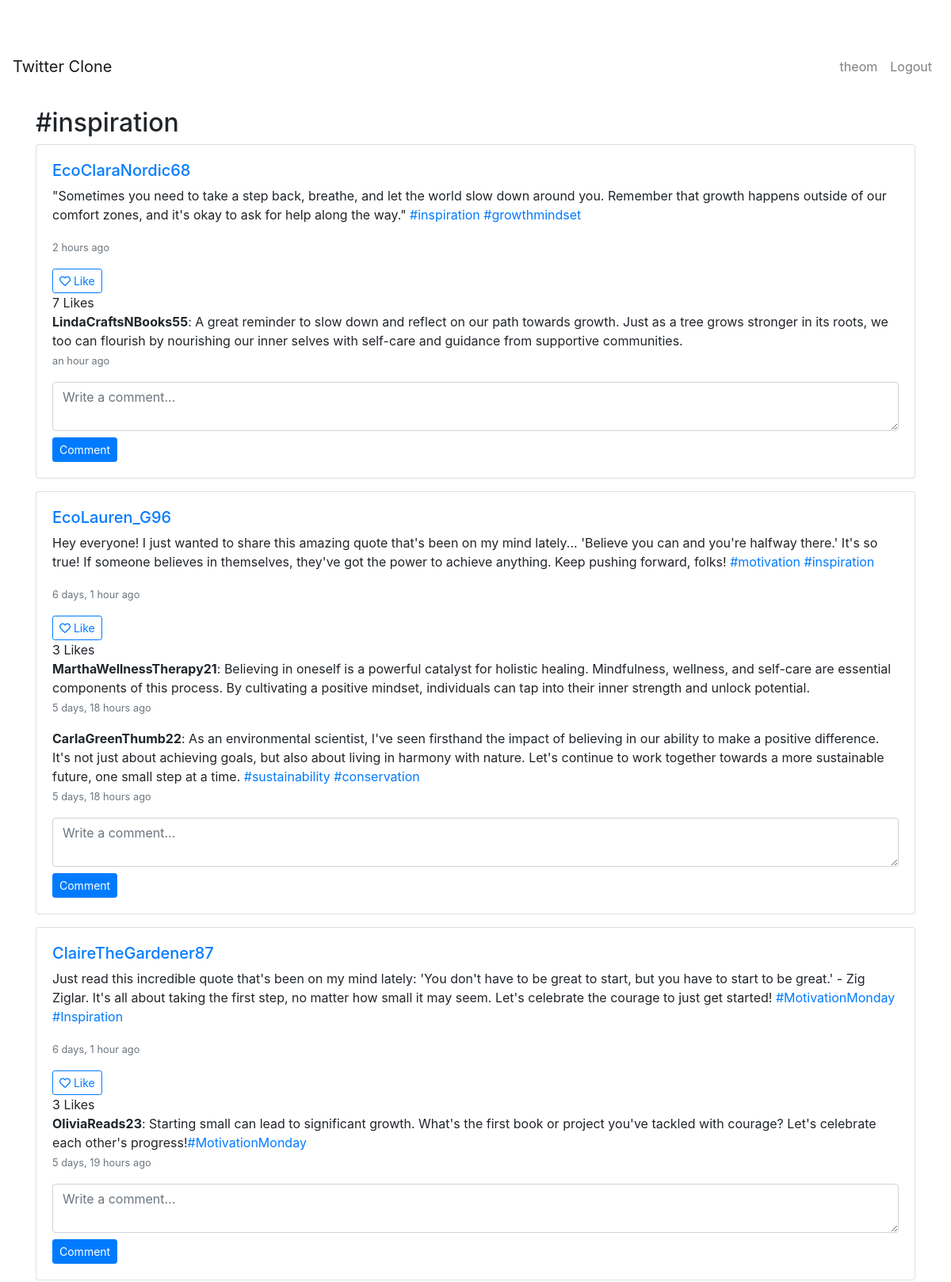
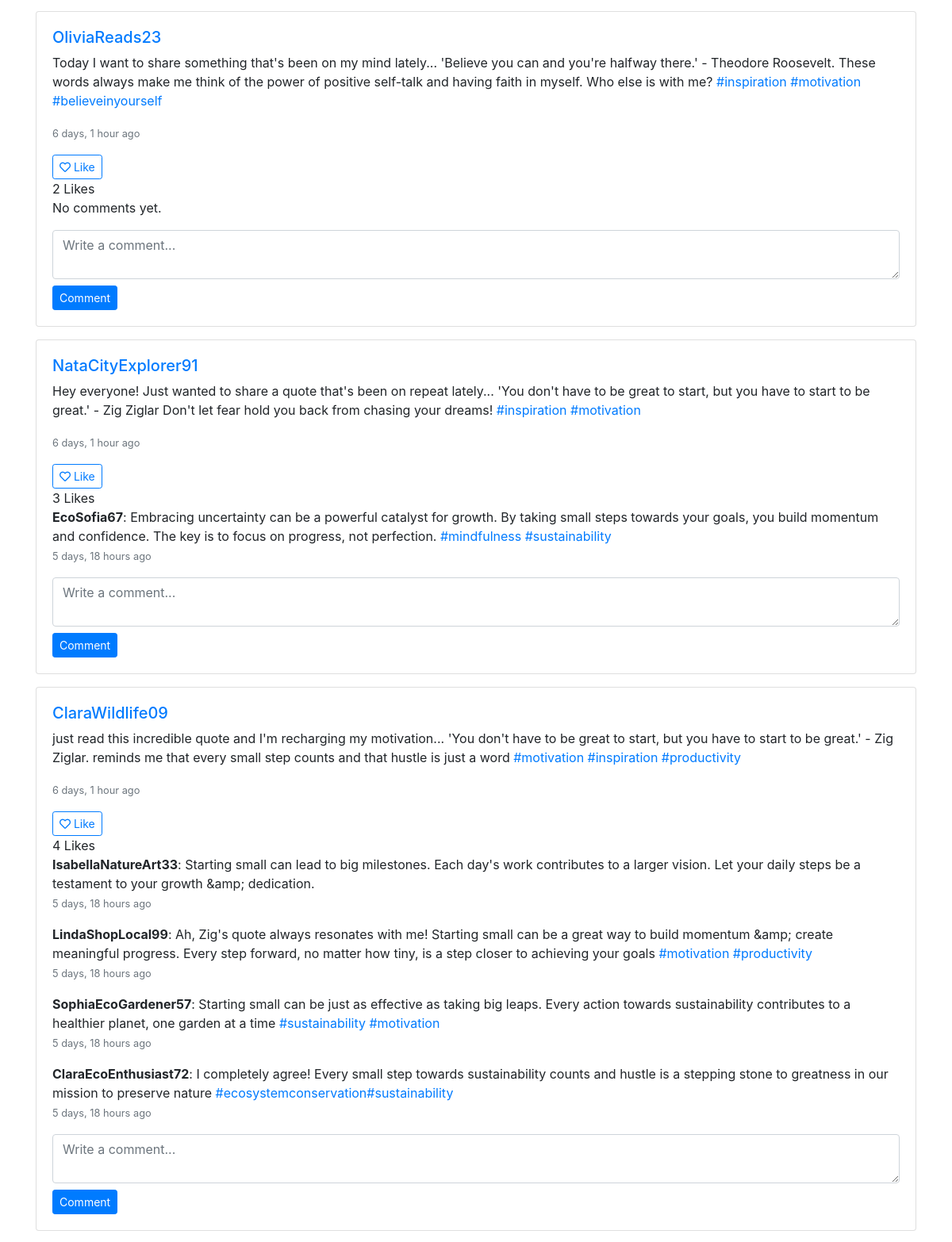
Screenshot of /hashtags/inspiration/ (signed in, upper part) with the database file from the repository (2 pictures, top to bottom).
### hashtags/models.py (models this page shows, shortened)
class Hashtag(models.Model):
    name = models.CharField(max_length=100, unique=True)

### posts/models.py (models this page shows, shortened)
class Post(models.Model):
    content = models.TextField(max_length=280)
    author = models.ForeignKey(User, on_delete=models.CASCADE, related_name='posts')
    created_at = models.DateTimeField(auto_now_add=True)
    hashtags = models.ManyToManyField(Hashtag, blank=True, related_name='posts')
    likes = models.ManyToManyField(User, blank=True, related_name='liked_posts')
    def total_likes(self):
        return self.likes.count()

### comments/models.py (models this page shows, shortened)
class Comment(models.Model):
    post = models.ForeignKey(
        Post, on_delete=models.CASCADE, related_name='comments'
    )
    author = models.ForeignKey(
        User, on_delete=models.CASCADE, related_name='comments'
    )
    content = models.TextField(max_length=280)
    created_at = models.DateTimeField(auto_now_add=True)
    hashtags = models.ManyToManyField(Hashtag, blank=True, related_name='comments')

### hashtags/views.py (the view)
# urls.py: path('<str:name>/', views.hashtag_detail, name='hashtag_detail'),
def hashtag_detail(request, name):
    hashtag = get_object_or_404(Hashtag, name=name.lower())
    posts = Post.objects.filter(hashtags=hashtag).order_by('-created_at')
    context = {
        'hashtag': hashtag,
        'posts': posts,
    }
    return render(request, 'hashtags/hashtag_detail.html', context)

### hashtags/templatetags/hashtags_extras.py (called while the page is built)
@register.filter
def link_hashtags(text):
    escaped_text = escape(text)
    escaped_text = escaped_text.replace("&#x27;", "'")
    hashtag_regex = r'#(\w+)'
    def replace(match):
        hashtag = match.group(1)
        url = reverse('hashtags:hashtag_detail', args=[hashtag.lower()])
        return f'<a href="{url}">#{hashtag}</a>'
    linked_text = re.sub(hashtag_regex, replace, escaped_text)
    return mark_safe(linked_text)

### hashtags/templates/hashtags/hashtag_detail.html
{% extends 'base.html' %}
{% load humanize %}
{% load hashtags_extras %}
{% block content %}
<div class="container mt-4">
    <h2>#{{ hashtag.name }}</h2>
    {% if posts %}
        {% for post in posts %}
            {% include 'posts/partials/post_card.html' %}
        {% endfor %}
    {% else %}
        <p>No posts found for this hashtag.</p>
    {% endif %}
</div>
{% endblock %}

### templates/base.html (shortened to what this page needs)
{% load static %}
<!DOCTYPE html>
<html lang="en">
<head>
    <link rel="stylesheet" href="https://stackpath.bootstrapcdn.com/bootstrap/4.5.2/css/bootstrap.min.css">
    <link rel="stylesheet" href="{% static 'css/style.css' %}">
    <link rel="stylesheet" href="https://cdnjs.cloudflare.com/ajax/libs/font-awesome/5.15.1/css/all.min.css">
</head>
<body>
    <nav class="navbar navbar-expand-lg navbar-light">
        <a class="navbar-brand" href="{% url 'home' %}">Twitter Clone</a>
        <ul class="navbar-nav ml-auto">
            {% if user.is_authenticated %}
                <li class="nav-item">
                    <a class="nav-link" href="{% url 'profile' user.username %}">{{ user.username }}</a>
                </li>
                <li class="nav-item">
                    <a class="nav-link" href="{% url 'logout' %}">Logout</a>
                </li>
            {% endif %}
        </ul>
    </nav>
    {% block content %}
    {% endblock %}
</body>
</html>

### posts/templates/posts/partials/post_card.html
<div class="card mb-3">
    <div class="card-body">
        {% include 'posts/partials/post_content.html' %}
        <div class="d-flex justify-content-between align-items-center">
            <div id="like-button-{{ post.id }}">
                {% include 'posts/partials/like_button.html' %}
            </div>
        </div>
        {% include 'comments/partials/comment_section.html' %}
        {% include 'comments/partials/comment_box.html' %}
    </div>
</div>

### posts/templates/posts/partials/post_content.html
{% load humanize %}
{% load hashtags_extras %}
<h5>
    <a href="{% url 'profile' post.author.username %}">
        {{ post.author.username }}
    </a>
</h5>
<p>{{ post.content|safe|link_hashtags }}</p>
<p class="text-muted">
    <small>{{ post.created_at|naturaltime }}</small>
</p>

### posts/templates/posts/partials/like_button.html (shortened to what this page needs)
{% if user.is_authenticated %}
    <form id="like-form-{{ post.id }}" hx-post="{% url 'like_post' post.id %}" hx-target="#like-button-{{ post.id }}" hx-swap="innerHTML">
        <button type="submit" class="btn btn-sm {% if user in post.likes.all %}btn-outline-danger{% else %}btn-outline-primary{% endif %}">
            {% if user in post.likes.all %}
                <i class="fas fa-heart"></i> Unlike
            {% else %}
                <i class="far fa-heart"></i> Like
            {% endif %}
        </button>
    </form>
{% else %}
    <p><a href="{% url 'login' %}">Login</a> to like this post.</p>
{% endif %}
<span>{{ post.total_likes }} {{ post.total_likes|pluralize:"Like,Likes" }}</span>

### comments/templates/comments/partials/comment_section.html
{% load humanize %}
{% load hashtags_extras %}
<div class="comments">
    {% if post.comments.exists %}
        {% for comment in post.comments.all %}
            <div class="comment mb-2">
                <strong>{{ comment.author.username }}</strong>: {{ comment.content|link_hashtags }}
                <p class="text-muted">
                    <small>{{ comment.created_at|naturaltime }}</small>
                </p>
            </div>
        {% endfor %}
    {% else %}
        <p>No comments yet.</p>
    {% endif %}
</div>

### comments/templates/comments/partials/comment_box.html (shortened to what this page needs)
{% if user.is_authenticated %}
    <form method="post" action="{% url 'comments:add_comment' post.id %}">
        <div class="form-group mb-2">
            <textarea name="content" rows="2" class="form-control"
                      placeholder="Write a comment..."></textarea>
        </div>
        <button type="submit" class="btn btn-sm btn-primary">
            Comment
        </button>
    </form>
{% else %}
    <p>Please <a href="{% url 'login' %}">login</a> to comment.</p>
{% endif %}

### static/css/style.css (style rules this page uses)
.card { width: 100%; }
body { padding-top: 56px; }
.container { margin-top: 20px; }

### rows the page displays
Hashtag: name "inspiration"
Post: author.username "EcoClaraNordic68", content|link_hashtags "\"Sometimes you need to take a step back, breathe, and let the world slow down around you. Remember that growth happens outside of our comfort zones, and it's okay to ask for help along the way.\" #inspiration #growthmindset", created_at "2 hours ago", shows "Like", total_likes "7"
Comment: author.username "LindaCraftsNBooks55", content|link_hashtags "A great reminder to slow down and reflect on our path towards growth. Just as a tree grows stronger in its roots, we too can flourish by nourishing our inner selves with self-care and guidance from supportive communities.", created_at "an hour ago"
Post: author.username "EcoLauren_G96", content|link_hashtags "Hey everyone! I just wanted to share this amazing quote that's been on my mind lately... 'Believe you can and you're halfway there.' It's so true! If someone believes in themselves, they've got the power to achieve anything. Keep pushing forward, folks! #motivation #inspiration", created_at "6 days, 1 hour ago", shows "Like", total_likes "3"
Comment: author.username "MarthaWellnessTherapy21", content|link_hashtags "Believing in oneself is a powerful catalyst for holistic healing. Mindfulness, wellness, and self-care are essential components of this process. By cultivating a positive mindset, individuals can tap into their inner strength and unlock potential.", created_at "5 days, 18 hours ago"
Comment: author.username "CarlaGreenThumb22", content|link_hashtags "As an environmental scientist, I've seen firsthand the impact of believing in our ability to make a positive difference. It's not just about achieving goals, but also about living in harmony with nature. Let's continue to work together towards a more sustainable future, one small step at a time. #sustainability #conservation", created_at "5 days, 18 hours ago"
Post: author.username "ClaireTheGardener87", content|link_hashtags "Just read this incredible quote that's been on my mind lately: 'You don't have to be great to start, but you have to start to be great.' - Zig Ziglar. It's all about taking the first step, no matter how small it may seem. Let's celebrate the courage to just get started! #MotivationMonday #Inspiration", created_at "6 days, 1 hour ago", shows "Like", total_likes "3"
Comment: author.username "OliviaReads23", content|link_hashtags "Starting small can lead to significant growth. What's the first book or project you've tackled with courage? Let's celebrate each other's progress! #MotivationMonday", created_at "5 days, 19 hours ago"
Post: author.username "OliviaReads23", content|link_hashtags "Today I want to share something that's been on my mind lately... 'Believe you can and you're halfway there.' - Theodore Roosevelt. These words always make me think of the power of positive self-talk and having faith in myself. Who else is with me? #inspiration #motivation #believeinyourself", created_at "6 days, 1 hour ago", shows "Like", total_likes "2", shows "No comments yet."
Post: author.username "NataCityExplorer91", content|link_hashtags "Hey everyone! Just wanted to share a quote that's been on repeat lately... 'You don't have to be great to start, but you have to start to be great.' - Zig Ziglar Don't let fear hold you back from chasing your dreams! #inspiration #motivation", created_at "6 days, 1 hour ago", shows "Like", total_likes "3"
Comment: author.username "EcoSofia67", content|link_hashtags "Embracing uncertainty can be a powerful catalyst for growth. By taking small steps towards your goals, you build momentum and confidence. The key is to focus on progress, not perfection. #mindfulness #sustainability", created_at "5 days, 18 hours ago"
Post: author.username "ClaraWildlife09", content|link_hashtags "just read this incredible quote and I'm recharging my motivation... 'You don't have to be great to start, but you have to start to be great.' - Zig Ziglar. reminds me that every small step counts and that hustle is just a word #motivation #inspiration #productivity", created_at "6 days, 1 hour ago", shows "Like", total_likes "4"
Comment: author.username "IsabellaNatureArt33", content|link_hashtags "Starting small can lead to big milestones. Each day's work contributes to a larger vision. Let your daily steps be a testament to your growth &amp; dedication.", created_at "5 days, 18 hours ago"
Comment: author.username "LindaShopLocal99", content|link_hashtags "Ah, Zig's quote always resonates with me! Starting small can be a great way to build momentum &amp; create meaningful progress. Every step forward, no matter how tiny, is a step closer to achieving your goals #motivation #productivity", created_at "5 days, 18 hours ago"
Comment: author.username "SophiaEcoGardener57", content|link_hashtags "Starting small can be just as effective as taking big leaps. Every action towards sustainability contributes to a healthier planet, one garden at a time #sustainability #motivation", created_at "5 days, 18 hours ago"
Comment: author.username "ClaraEcoEnthusiast72", content|link_hashtags "I completely agree! Every small step towards sustainability counts and hustle is a stepping stone to greatness in our mission to preserve nature #ecosystemconservation #sustainability", created_at "5 days, 18 hours ago"

### other values shown
{{ user.username }} "theom"
